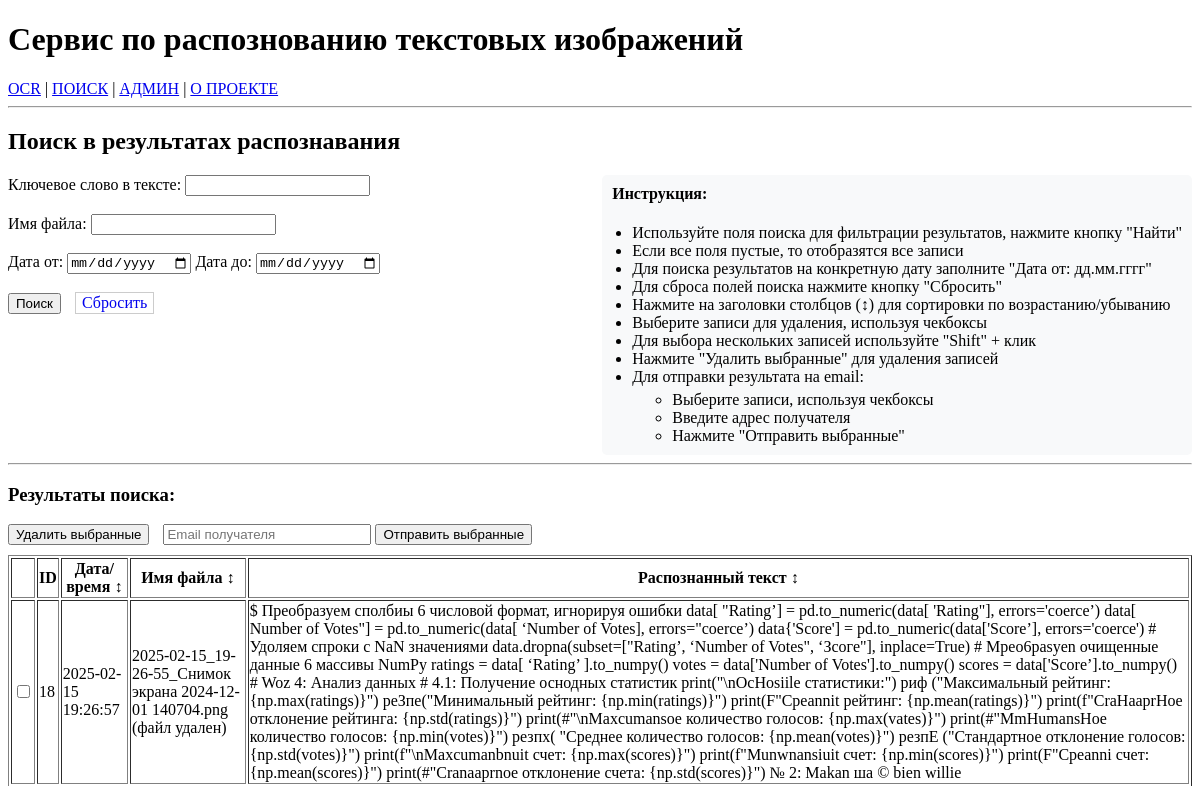
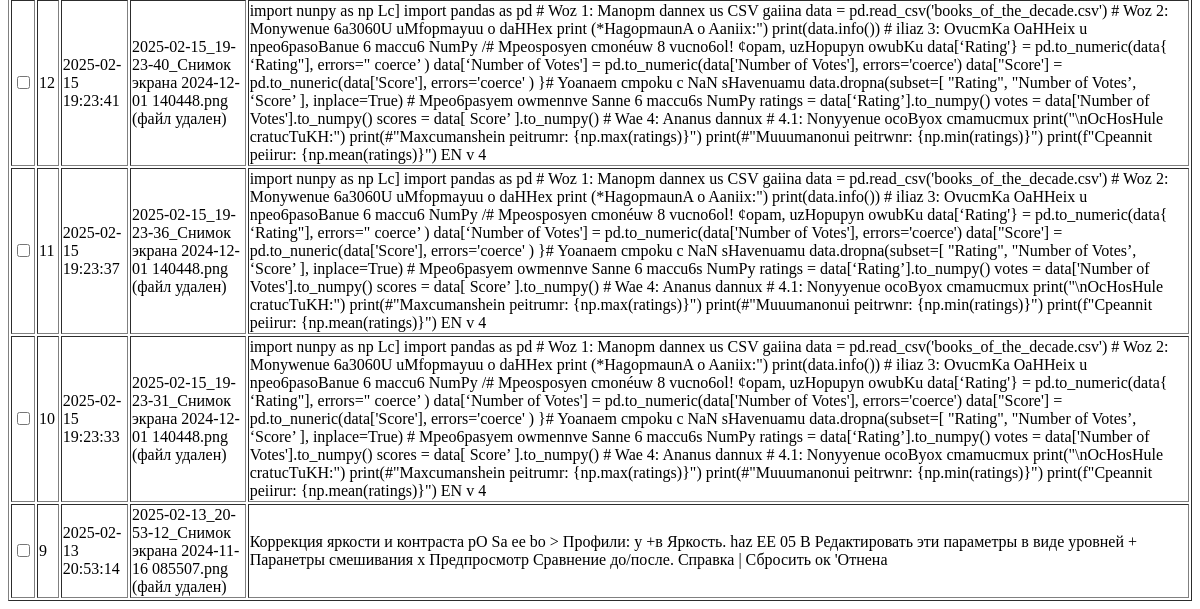
Page /records/ on the earlier database version (2 pictures, top to bottom).
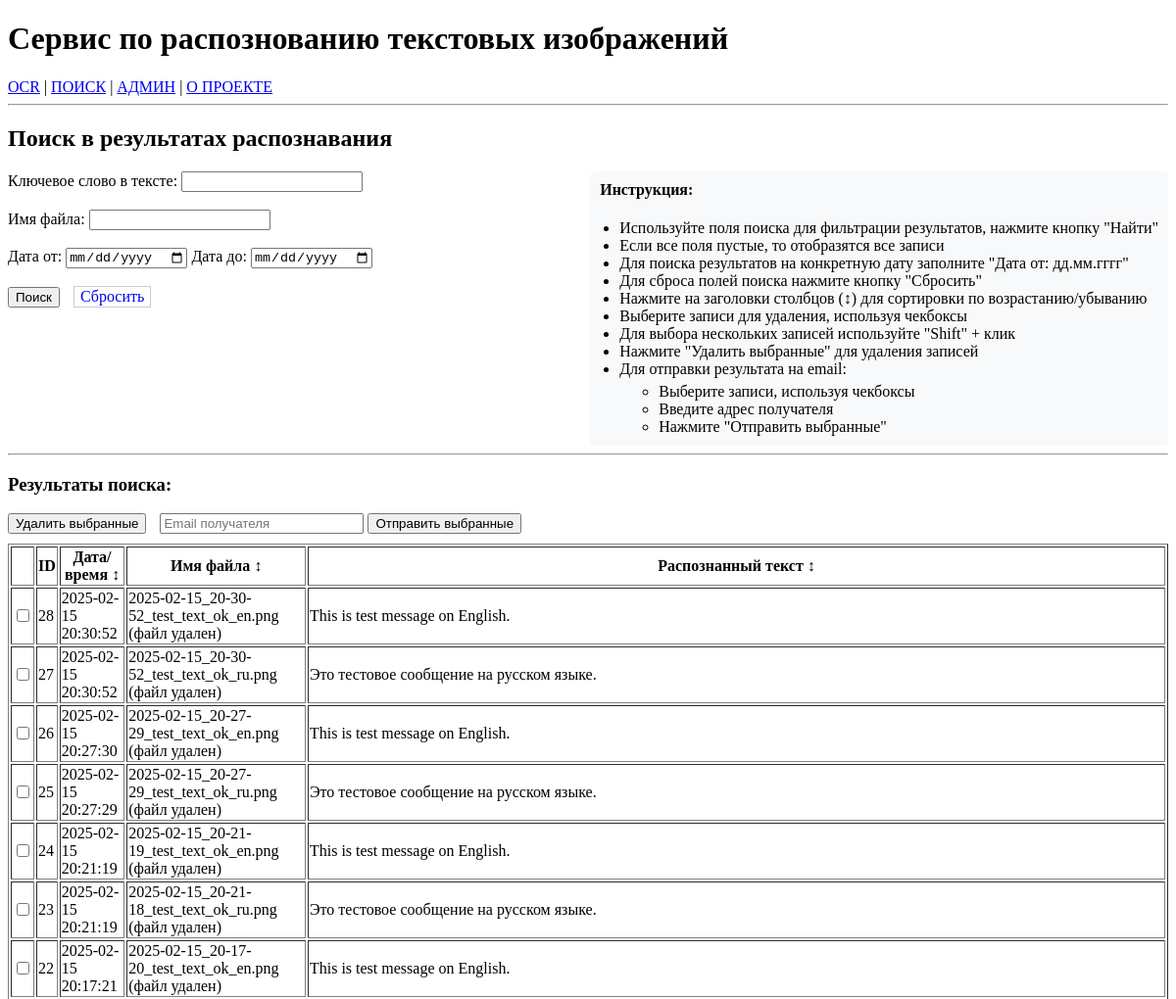
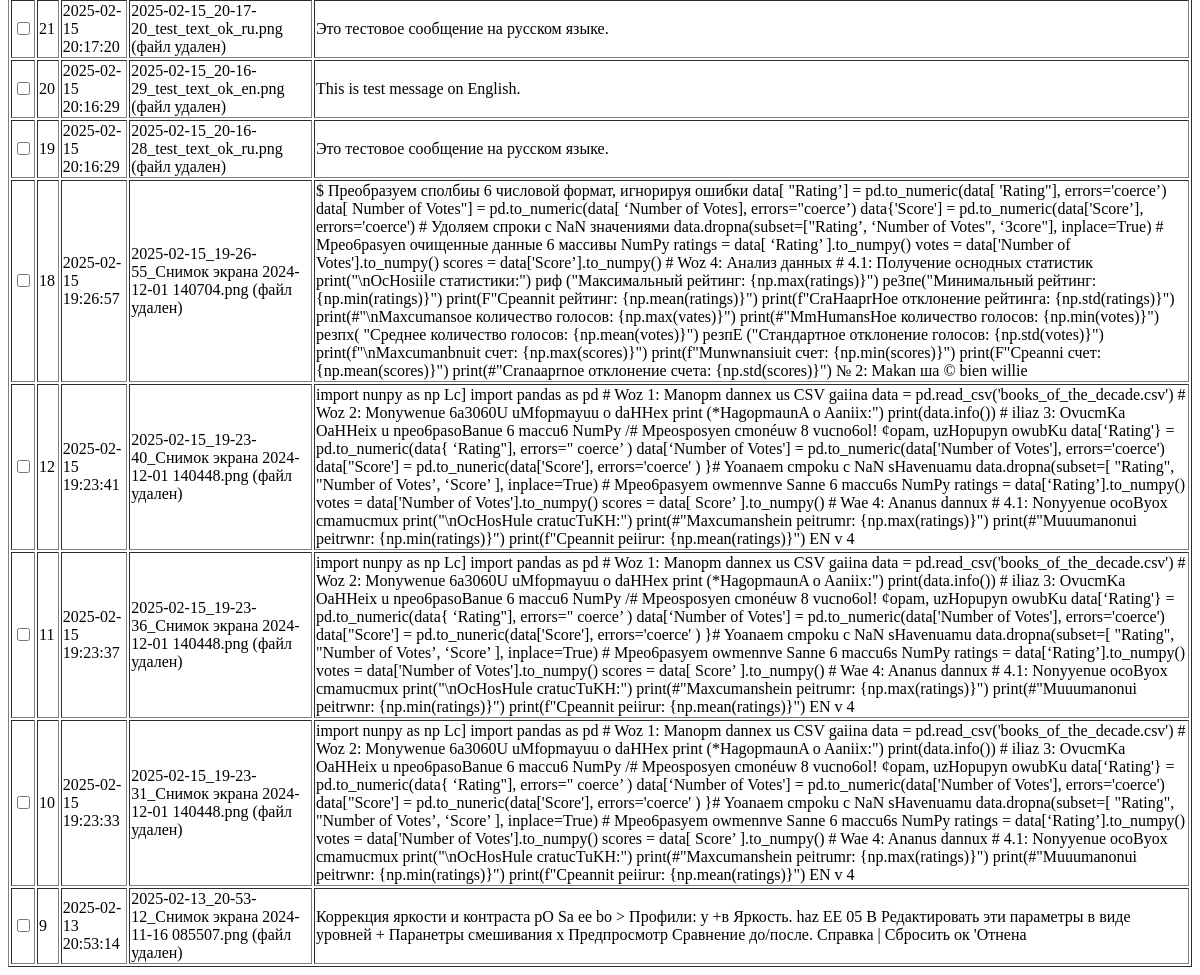
Same page on the later database version (2 pictures, top to bottom).
### repository/repository.py (models this page shows, shortened)
class OcrData(Base):
    __tablename__ = 'ocr_data'
    id = Column(Integer, primary_key=True)  # Автоинкремент по умолчанию
    date_time = Column(DateTime, default=datetime.now)
    file_name = Column(String)
    ocr_txt = Column(String)
    status = Column(String)

### app/main.py (the view)
@app.get("/records/")              # <-- Обратите внимание на слеш в конце
async def records_page(
    request: Request,
    keyword: Optional[str] = None,
    filename: Optional[str] = None,
    date_from: Optional[str] = None,
    date_to: Optional[str] = None
):
    date_from_obj = datetime.strptime(date_from, '%Y-%m-%d') if date_from else None
    date_to_obj = datetime.strptime(date_to, '%Y-%m-%d') if date_to else None
    if any([keyword, filename, date_from, date_to]):
        data = repository.search_documents(
            keyword=keyword,
            filename=filename,
            date_from=date_from_obj,
            date_to=date_to_obj
        )
    else:
        data = repository.get_all()
    for item in data:
        if item['file_name'].startswith('repository/files/'):
            item['file_exists'] = Path(item['file_name']).exists()
    return templates.TemplateResponse(
        "search.html",
        {
            "request": request,
            "data": data,
            "keyword": keyword,
            "filename": filename,
            "date_from": date_from,
            "date_to": date_to
        }
    )

### app/templates/search.html (shortened to what this page needs)
{% extends "base.html" %}
{% block content %}
<h2>Поиск в результатах распознавания</h2>
<form action="/records/" method="get">
    <div style="display: flex; justify-content: space-between; align-items: start;">
        <div class="search-form">
            <label for="keyword">Ключевое слово в тексте:</label>
            <input type="text" id="keyword" name="keyword" value="{{ keyword or '' }}" />
            <br><br>
            <label for="filename">Имя файла:</label>
            <input type="text" id="filename" name="filename" value="{{ filename or '' }}" />
            <br><br>
            <label for="date_from">Дата от:</label>
            <input type="date" id="date_from" name="date_from" value="{{ date_from or '' }}" />
            <label for="date_to">Дата до:</label>
            <input type="date" id="date_to" name="date_to" value="{{ date_to or '' }}" />
            <br><br>
            <button type="submit">Поиск</button>
            <a href="/records/" class="button" style="text-decoration: none; padding: 1px 6px; border: 1px solid #ccc; display: inline-block; margin-left: 10px;">Сбросить</a>
        </div>
        <div class="instructions" style="margin-left: 40px; padding: 10px; background-color: #f8f9fa; border-radius: 5px;">
            <h4 style="margin-top: 0;">Инструкция:</h4>
            <ul style="margin: 0; padding-left: 20px;">
                <li>Используйте поля поиска для фильтрации результатов, нажмите кнопку "Найти"</li>
                <li>Если все поля пустые, то отобразятся все записи</li>
                <li>Для поиска результатов на конкретную дату заполните "Дата от: дд.мм.гггг"</li>
                <li>Для сброса полей поиска нажмите кнопку "Сбросить"</li>
                <li>Нажмите на заголовки столбцов (↕) для сортировки по возрастанию/убыванию</li>
                <li>Выберите записи для удаления, используя чекбоксы</li>
                <li>Для выбора нескольких записей используйте "Shift" + клик</li>
                <li>Нажмите "Удалить выбранные" для удаления записей</li>
                <li>Для отправки результата на email:
                    <ul style="margin-top: 5px;">
                        <li>Выберите записи, используя чекбоксы</li>
                        <li>Введите адрес получателя</li>
                        <li>Нажмите "Отправить выбранные"</li>
                    </ul>
                </li>
            </ul>
        </div>
    </div>
</form>
<hr>
<h3>Результаты поиска:</h3>
{% if data %}
<div id="result">
    <div style="margin-bottom: 10px;">
        <button onclick="deleteSelected()" style="margin-right: 10px;">Удалить выбранные</button>
        <input type="email" id="toEmail" placeholder="Email получателя" style="width: 200px;">
        <button onclick="sendSelectedToEmail()">Отправить выбранные</button>
    </div>
    <table border="1">
        <tr>
            <th></th>
            <th>ID</th>
            <th style="cursor: pointer;" onclick="sortTable(1)">Дата/время ↕</th>
            <th style="cursor: pointer;" onclick="sortTable(2)">Имя файла ↕</th>
            <th style="cursor: pointer;" onclick="sortTable(3)">Распознанный текст ↕</th>
        </tr>
        {% for item in data %}
        <tr>
            <td><input type="checkbox" class="record-checkbox" value="{{ item.id }}"></td>
            <td>{{ item.id }}</td>
            <td>{{ item.date_time }}</td>
            <td>
                {% if item.file_name != "--" %}
                    {% if item.file_name.startswith('repository/files/') %}
                        {% if item.file_exists %}
                            <a href="/static/{{ item.file_name }}" target="_blank" title="Открыть изображение">{{ item.file_name.split('/')[-1] }}</a>
                        {% else %}
                            {{ item.file_name.split('/')[-1] }} (файл удален)
                        {% endif %}
                    {% else %}
                        {{ item.file_name }}
                    {% endif %}
                {% else %}
                    {{ item.file_name }}
                {% endif %}
            </td>
            <td>{{ item.ocr_txt }}</td>
        </tr>
        {% endfor %}
    </table>
</div>
{% else %}
<p>Нет данных.</p>
{% endif %}
{% endblock %}

### app/templates/base.html (shortened to what this page needs)
<!DOCTYPE html>
<html>
<head>
</head>
<body>
    <div class="container">
        <header>
            <h1>Сервис по распознованию текстовых изображений</h1>
        </header>
        <nav>
            <a href="/">OCR</a> |
            <a href="/records/">ПОИСК</a> |
            <a href="/admin">АДМИН</a> |
            <a href="/about/">О ПРОЕКТЕ</a>
        </nav>
        <hr>
        {% block content %}{% endblock %}
    </div>
</body>
</html>

Differences in the rows shown:
added OcrData: id "28", date_time "2025-02-15 20:30:52", file_name "2025-02-15_20-30-52_test_text_ok_en.png", ocr_txt "This is test message on English."
added OcrData: id "27", date_time "2025-02-15 20:30:52", file_name "2025-02-15_20-30-52_test_text_ok_ru.png", ocr_txt "Это тестовое сообщение на русском языке."
added OcrData: id "26", date_time "2025-02-15 20:27:30", file_name "2025-02-15_20-27-29_test_text_ok_en.png", ocr_txt "This is test message on English."
added OcrData: id "25", date_time "2025-02-15 20:27:29", file_name "2025-02-15_20-27-29_test_text_ok_ru.png", ocr_txt "Это тестовое сообщение на русском языке."
added OcrData: id "24", date_time "2025-02-15 20:21:19", file_name "2025-02-15_20-21-19_test_text_ok_en.png", ocr_txt "This is test message on English."
added OcrData: id "23", date_time "2025-02-15 20:21:19", file_name "2025-02-15_20-21-18_test_text_ok_ru.png", ocr_txt "Это тестовое сообщение на русском языке."
added OcrData: id "22", date_time "2025-02-15 20:17:21", file_name "2025-02-15_20-17-20_test_text_ok_en.png", ocr_txt "This is test message on English."
added OcrData: id "21", date_time "2025-02-15 20:17:20", file_name "2025-02-15_20-17-20_test_text_ok_ru.png", ocr_txt "Это тестовое сообщение на русском языке."
added OcrData: id "20", date_time "2025-02-15 20:16:29", file_name "2025-02-15_20-16-29_test_text_ok_en.png", ocr_txt "This is test message on English."
added OcrData: id "19", date_time "2025-02-15 20:16:29", file_name "2025-02-15_20-16-28_test_text_ok_ru.png", ocr_txt "Это тестовое сообщение на русском языке."
